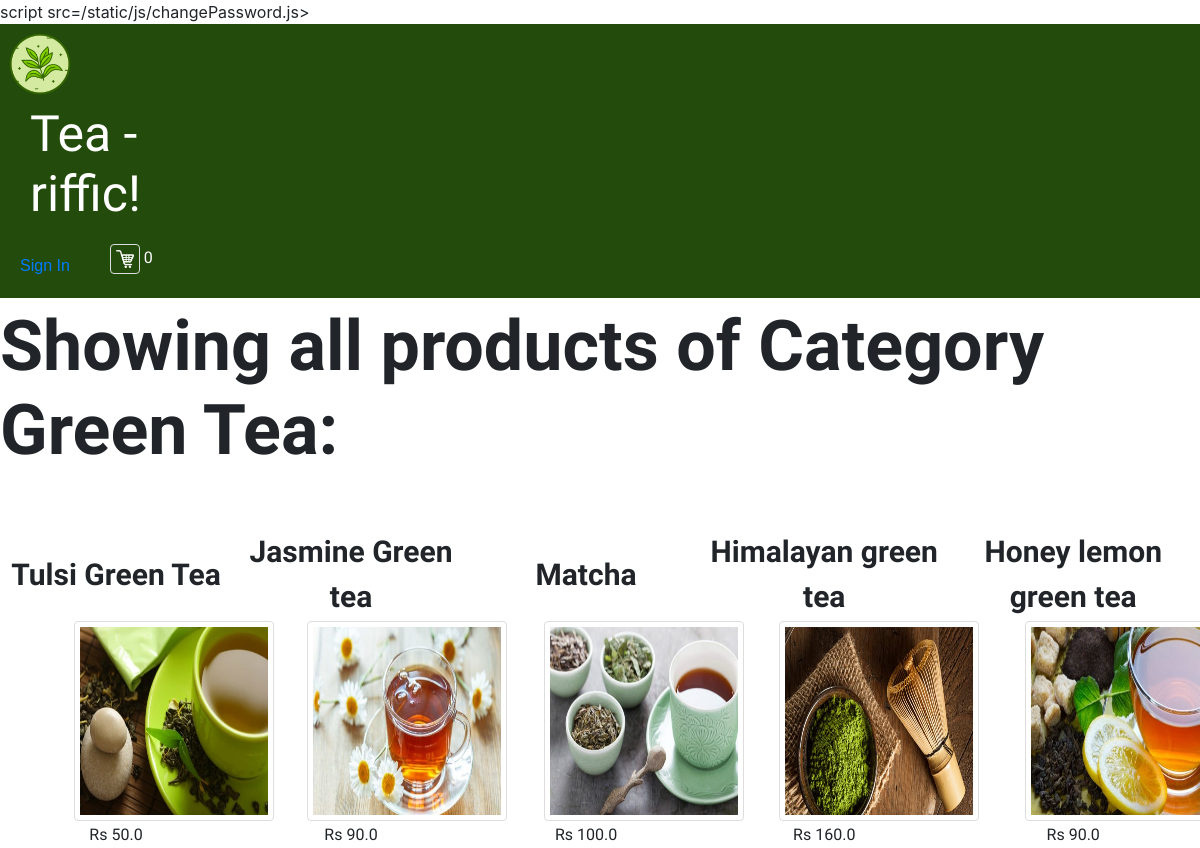
The page /displayCategory?categoryId=2 on the database its author committed.
### tables this page shows
CREATE TABLE categories
		(categoryId INTEGER PRIMARY KEY,
		name TEXT
		);

CREATE TABLE products
		(productId INTEGER PRIMARY KEY,
		name TEXT,
		price REAL,
		description TEXT,
		image TEXT,
		stock INTEGER,
		categoryId INTEGER,
		FOREIGN KEY(categoryId) REFERENCES categories(categoryId)
		);

### main.py (the view)
@app.route("/displayCategory")
def displayCategory():
        loggedIn, firstName, noOfItems = getLoginDetails()
        categoryId = request.args.get("categoryId")
        with sqlite3.connect('database.db') as conn:
            cur = conn.cursor()
            cur.execute("SELECT products.productId, products.name, products.price, products.image, categories.name FROM products, categories WHERE products.categoryId = categories.categoryId AND categories.categoryId = ?", (categoryId, ))
            data = cur.fetchall()
        conn.close()
        categoryName = data[0][4]
        data = parse(data)
        return render_template('displayCategory.html', data=data, loggedIn=loggedIn, firstName=firstName, noOfItems=noOfItems, categoryName=categoryName)

### main.py (called while the page is built)
def getLoginDetails():
    with sqlite3.connect('database.db') as conn:
        cur = conn.cursor()
        if 'email' not in session:
            loggedIn = False
            firstName = ''
            noOfItems = 0
        else:
            loggedIn = True
            cur.execute("SELECT userId, firstName FROM users WHERE email = ?", (session['email'], ))
            userId, firstName = cur.fetchone()
            cur.execute("SELECT count(productId) FROM kart WHERE userId = ?", (userId, ))
            noOfItems = cur.fetchone()[0]
    conn.close()
    return (loggedIn, firstName, noOfItems)

def parse(data):
    ans = []
    i = 0
    while i < len(data):
        curr = []
        for j in range(7):
            if i >= len(data):
                break
            curr.append(data[i])
            i += 1
        ans.append(curr)
    return ans

### templates/displayCategory.html (shortened to what this page needs)
<!DOCTYPE HTML>
<html>
<head>
<link rel="stylesheet" href={{ url_for('static', filename='css/home.css') }} />
<link rel="stylesheet" href={{ url_for('static', filename='css/topStyle.css') }} />
script src={{ url_for('static', filename='js/changePassword.js') }}></script>
<link rel="stylesheet" href="https://stackpath.bootstrapcdn.com/bootstrap/4.5.0/css/bootstrap.min.css">
<link rel="stylesheet" href="https://maxcdn.bootstrapcdn.com/font-awesome/4.7.0/css/font-awesome.min.css">
</head>
<body style="background-image:url('/static/images/categorybg.jpg'); background-size:cover;">
	<div id="title" style="font-family: 'Satisfy';background-color: #224B0C; margin: 0px; padding:0px; display:inline-block;">
		<a href="/">
			<img id="logo" style="margin:0px;border:0px;"src= {{ url_for('static', filename='images/plant.png') }} />
		</a>
		 <h1 style="color:white; float: left; padding-left:30px;padding-right: 940px;margin: 0px; font-size: 50px;">
			Tea - riffic!
		 </h1>
		{% if not loggedIn %}
		<div id="signInButton" style="font-family:sans-serif;margin-top: 30px;">
			<a class="link" href="/loginForm">Sign In</a>
		</div>
		{% endif %}
		<div id="kart">
			<a class="link" href="/cart" style="color: white;text-decoration:none;">
				<img src={{url_for('static', filename='images/shoppingCart.png')}} id="cartIcon" />
				{{noOfItems}}
			</a>
		</div>
	</div>
<div style="font-family:Satisfy;">
	<h2 style="font-size:70px;font-weight:1000;">Showing all products of Category {{categoryName}}:</h2>
	{% for itemData in data %}
	<table>
		<tr id="productName">
			{% for row in itemData %}
			<td style="font-size:30px;text-align:center;">
				{{row[1]}}
			</td>
			{% endfor %}
		</tr>
		<br>
		<tr id="productImage">
			{% for row in itemData %}
			<td>
				<div class="container">
				<a href="/productDescription?productId={{row[0]}}">
					<img src={{ url_for('static', filename='uploads/' + row[3]) }} id="itemImage" style="width:200px;height:200px;"class="image" />
					<div class="overlay">
						<div class="text" style="color:green;font-size:20px;">Click Here</div>
					  </div>
				</a>
			</div>
			</td>
			{% endfor %}
		</tr>
		<tr id="productPrice">
			{% for row in itemData %}
			<td>
				Rs {{row[2]}}
			</td>
			{% endfor %}
		</tr>
		<br>
	</table>
	{% endfor %}
</div>
</body>
</html>

### static/css/home.css (style rules this page uses)
#itemImage { height: 200px; width: 150px; }
table { border-spacing: 20px; }
#productName { text-align: center; font-weight: bold; }
#productPrice { text-align: center; }

### static/css/topStyle.css (style rules this page uses)
#logo { height: 80px; width: 80px; margin-left: 20px; margin-top: 10px; margin-bottom: 10px; margin-right: 20px; float: left; }
#title { background-color: black; display: inline-block; width: 100%; }
#signInButton { color: yellow; margin-top: 20px; margin-bottom: 20px; margin-left: 20px; margin-right: 20px; float: left; }
#kart { color: white; margin-top: 20px; margin-bottom: 20px; margin-left: 20px; margin-right: 20px; float: left; }
#cartIcon { height: 30px; width: 30px; }

### templates/displayCategory.html (style rules this page uses)
.container { position: relative; width: 50%; }
.image { display: block; width: 100%; height: auto; }
.overlay { position: absolute; bottom: 0; left: 0; right: 0; background-color: #e1e9e2; overflow: hidden; width: 200px; padding-left:30px; height: 0px; transition: .5s ease; opacity: 0.8; }
.text { white-space: nowrap; color: rgb(0, 0, 0); font-size: 20px; position: absolute; overflow: hidden; top: 50%; left: 50%; transform: translate(-50%, -50%); -ms-transform: translate(-50%, -50%); }
img { border: 1px solid #ddd; border-radius: 4px; padding: 5px; width: 170px; }

### rows shown on the page
categories: name "Green Tea"
products: name "Tulsi Green Tea", image (picture), price "50.0"
products: name "Jasmine Green tea", image (picture), price "90.0"
products: name "Matcha", image (picture), price "100.0"
products: name "Himalayan green tea", image (picture), price "160.0"
products: name "Honey lemon green tea", image (picture), price "90.0"

### other values the page prints
{{ url_for('static', filename='js/changePassword.js') }} "/static/js/changePassword.js"
{{ noOfItems }} "0"
